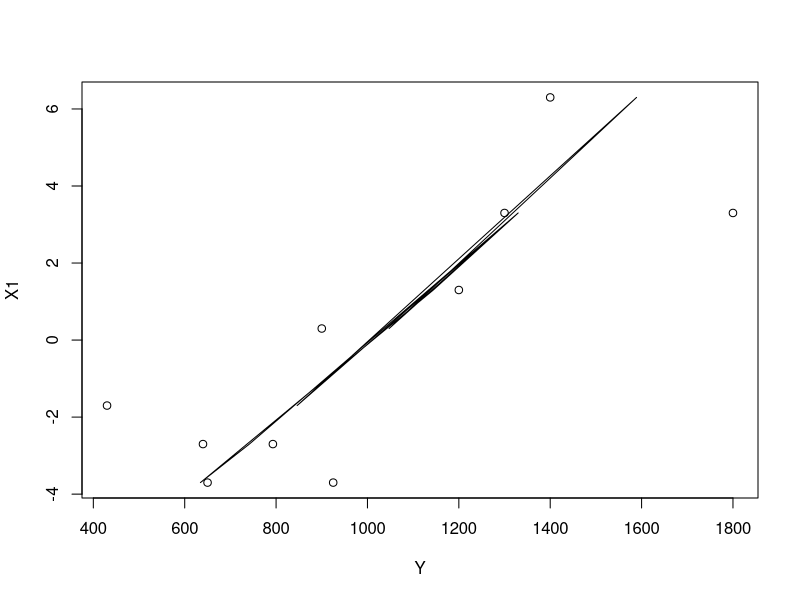

Here is the R script that generated this plot:
## ---- chunk 1
#Topic 3 - Fitting of simple linear regression model
#Polynomial regression in one variable
rm(list=ls())
library(MASS)
library(Matrix)
Y=c(650,1200,1300,430,1400,900,1800,640,793,925)
n=length(Y)
X1=c(2,7,9,4,12,6,9,3,3,2)
X1=X1-mean(X1)                #for polynomial problem
#plot(Y,X1)
correlation=cor(X1,Y)
X=cbind(rep(1,n),X1)
X=cbind(rep(1,n),X1,X1^2)     #for polynomial problem
r=rankMatrix(X)[1]  ;error_df=n-r
S=t(X)%*%X   ;S_inv=ginv(S)   ;H=S_inv%*%S
beta_hat=t(S_inv)%*%t(X)%*%Y
Y_hat=X%*%beta_hat
e=Y-Y_hat    ;SSE=t(e)%*%e    ;MSE=SSE/error_df
SStreat=t(beta_hat)%*%t(X)%*%Y-(sum(Y)^2/n)
MStreat=SStreat/r-1  ;Total=n-1  ;TotalSS=t(Y)%*%Y-(sum(Y)^2/n)
F_ratio=round(MStreat/MSE,5)     ;P_value=1-pf(F_ratio,r-1,n-1)
ANOVA=data.frame(S.V     =c("household_size","error_df","Total"),
                 d_f     =c(r-1,n-r,n -1),
                 SS      =c(SStreat,SSE,TotalSS),
                 MSS     =c(MStreat,MSE,"-"),
                 F.ratio =c(F_ratio,"-","-"),
                 Pvalue  =c(P_value,"-","-"))
ANOVA
sprintf("correlation between X1 and Y =%f",correlation);
sprintf("Sum of Square of Error(SSE) =%0.5f",P_value);
sprintf("Mean Sum of Square of Error(Error Variance) =%f",MSE);


plot(Y,X1)
lines(Y_hat,X1)


summary(lm(Y~X))

